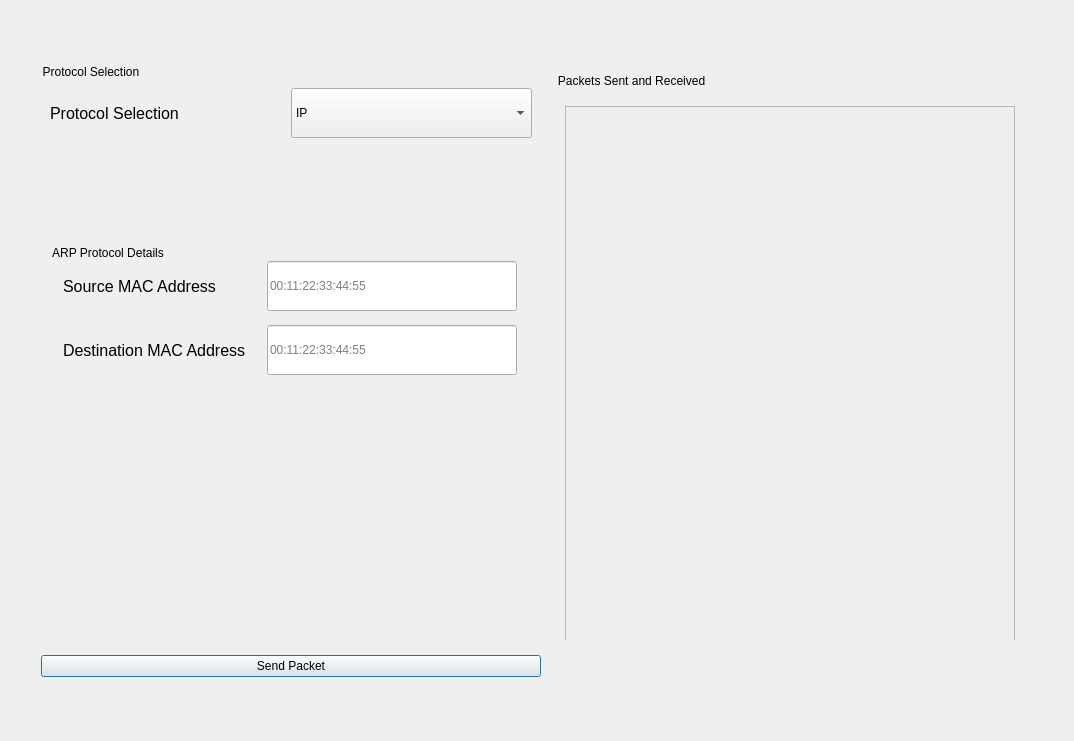
<?xml version="1.0" encoding="UTF-8"?>
<ui version="4.0">
 <class>Dialog</class>
 <widget class="QDialog" name="Dialog">
  <property name="geometry">
   <rect>
    <x>0</x>
    <y>0</y>
    <width>1074</width>
    <height>741</height>
   </rect>
  </property>
  <property name="windowTitle">
   <string>Dialog</string>
  </property>
  <layout class="QGridLayout" name="gridLayout_2">
   <item row="0" column="0">
    <widget class="QWidget" name="appContainer" native="true">
     <property name="maximumSize">
      <size>
       <width>1200</width>
       <height>800</height>
      </size>
     </property>
     <property name="styleSheet">
      <string notr="true">QWidget#appContainer {
	background-color: rgb(239, 239, 239);
}


QGroupBox {
 	border: none;
	font: 75 14pt &quot;MS Shell Dlg 2&quot;;
}

QPushButton {
	font: 75 14pt &quot;MS Shell Dlg 2&quot;;
}</string>
     </property>
     <layout class="QGridLayout" name="gridLayout">
      <property name="sizeConstraint">
       <enum>QLayout::SetFixedSize</enum>
      </property>
      <item row="2" column="0">
       <widget class="QPushButton" name="SendPacketButton">
        <property name="text">
         <string>Send Packet</string>
        </property>
       </widget>
      </item>
      <item row="0" column="0">
       <widget class="QGroupBox" name="ProtocolSelection">
        <property name="sizePolicy">
         <sizepolicy hsizetype="Minimum" vsizetype="Minimum">
          <horstretch>0</horstretch>
          <verstretch>0</verstretch>
         </sizepolicy>
        </property>
        <property name="minimumSize">
         <size>
          <width>0</width>
          <height>100</height>
         </size>
        </property>
        <property name="maximumSize">
         <size>
          <width>500</width>
          <height>100</height>
         </size>
        </property>
        <property name="styleSheet">
         <string notr="true"/>
        </property>
        <property name="title">
         <string>Protocol Selection</string>
        </property>
        <layout class="QVBoxLayout" name="verticalLayout_4">
         <property name="sizeConstraint">
          <enum>QLayout::SetMinimumSize</enum>
         </property>
         <item>
          <layout class="QHBoxLayout" name="ProtocolSelectionConctainer" stretch="0,0">
           <property name="spacing">
            <number>0</number>
           </property>
           <property name="sizeConstraint">
            <enum>QLayout::SetMinimumSize</enum>
           </property>
           <item>
            <widget class="QLabel" name="ProtocolSelectionLabel">
             <property name="sizePolicy">
              <sizepolicy hsizetype="Expanding" vsizetype="Preferred">
               <horstretch>0</horstretch>
               <verstretch>0</verstretch>
              </sizepolicy>
             </property>
             <property name="minimumSize">
              <size>
               <width>0</width>
               <height>0</height>
              </size>
             </property>
             <property name="maximumSize">
              <size>
               <width>500</width>
               <height>300</height>
              </size>
             </property>
             <property name="font">
              <font>
               <pointsize>12</pointsize>
              </font>
             </property>
             <property name="text">
              <string>Protocol Selection</string>
             </property>
            </widget>
           </item>
           <item>
            <widget class="QComboBox" name="ProtocolSelectionInput">
             <property name="sizePolicy">
              <sizepolicy hsizetype="Expanding" vsizetype="Expanding">
               <horstretch>0</horstretch>
               <verstretch>0</verstretch>
              </sizepolicy>
             </property>
             <property name="minimumSize">
              <size>
               <width>0</width>
               <height>50</height>
              </size>
             </property>
             <property name="maximumSize">
              <size>
               <width>250</width>
               <height>50</height>
              </size>
             </property>
             <item>
              <property name="text">
               <string>IP</string>
              </property>
             </item>
             <item>
              <property name="text">
               <string>DNS</string>
              </property>
             </item>
             <item>
              <property name="text">
               <string>ARP</string>
              </property>
             </item>
            </widget>
           </item>
          </layout>
         </item>
        </layout>
       </widget>
      </item>
      <item row="0" column="1" rowspan="2">
       <widget class="QStackedWidget" name="PacketResults">
        <property name="currentIndex">
         <number>0</number>
        </property>
        <widget class="QWidget" name="packet_results_page_1">
         <layout class="QVBoxLayout" name="verticalLayout_2">
          <item>
           <widget class="QGroupBox" name="packets_sent_container">
            <property name="sizePolicy">
             <sizepolicy hsizetype="Fixed" vsizetype="Fixed">
              <horstretch>0</horstretch>
              <verstretch>0</verstretch>
             </sizepolicy>
            </property>
            <property name="maximumSize">
             <size>
              <width>500</width>
              <height>600</height>
             </size>
            </property>
            <property name="title">
             <string>Packets Sent and Received</string>
            </property>
            <layout class="QVBoxLayout" name="verticalLayout_3">
             <item>
              <widget class="QScrollArea" name="scrollArea">
               <property name="sizePolicy">
                <sizepolicy hsizetype="Fixed" vsizetype="Fixed">
                 <horstretch>0</horstretch>
                 <verstretch>0</verstretch>
                </sizepolicy>
               </property>
               <property name="minimumSize">
                <size>
                 <width>450</width>
                 <height>550</height>
                </size>
               </property>
               <property name="maximumSize">
                <size>
                 <width>500</width>
                 <height>500</height>
                </size>
               </property>
               <property name="widgetResizable">
                <bool>true</bool>
               </property>
               <widget class="QWidget" name="scrollAreaWidgetContents">
                <property name="geometry">
                 <rect>
                  <x>0</x>
                  <y>0</y>
                  <width>480</width>
                  <height>548</height>
                 </rect>
                </property>
                <layout class="QVBoxLayout" name="verticalLayout_11">
                 <item>
                  <layout class="QVBoxLayout" name="packet_list"/>
                 </item>
                </layout>
               </widget>
              </widget>
             </item>
            </layout>
           </widget>
          </item>
         </layout>
        </widget>
       </widget>
      </item>
      <item row="1" column="0">
       <widget class="QStackedWidget" name="ProtocolsContainer">
        <property name="sizePolicy">
         <sizepolicy hsizetype="Fixed" vsizetype="Fixed">
          <horstretch>0</horstretch>
          <verstretch>0</verstretch>
         </sizepolicy>
        </property>
        <property name="minimumSize">
         <size>
          <width>500</width>
          <height>302</height>
         </size>
        </property>
        <property name="maximumSize">
         <size>
          <width>500</width>
          <height>500</height>
         </size>
        </property>
        <property name="currentIndex">
         <number>2</number>
        </property>
        <widget class="QWidget" name="page_2">
         <property name="maximumSize">
          <size>
           <width>500</width>
           <height>300</height>
          </size>
         </property>
         <layout class="QVBoxLayout" name="verticalLayout_7">
          <property name="sizeConstraint">
           <enum>QLayout::SetNoConstraint</enum>
          </property>
          <item>
           <widget class="QGroupBox" name="IPProtocolDetails">
            <property name="enabled">
             <bool>true</bool>
            </property>
            <property name="maximumSize">
             <size>
              <width>500</width>
              <height>500</height>
             </size>
            </property>
            <property name="acceptDrops">
             <bool>false</bool>
            </property>
            <property name="styleSheet">
             <string notr="true"/>
            </property>
            <property name="title">
             <string>IP Protocol Details</string>
            </property>
            <property name="alignment">
             <set>Qt::AlignLeading|Qt::AlignLeft|Qt::AlignTop</set>
            </property>
            <layout class="QVBoxLayout" name="verticalLayout_5">
             <property name="bottomMargin">
              <number>0</number>
             </property>
             <item>
              <layout class="QHBoxLayout" name="SourceMacAddressContainer_4" stretch="0,0">
               <property name="spacing">
                <number>0</number>
               </property>
               <property name="sizeConstraint">
                <enum>QLayout::SetNoConstraint</enum>
               </property>
               <property name="leftMargin">
                <number>0</number>
               </property>
               <item>
                <widget class="QLabel" name="SourceMacAddressLabel_4">
                 <property name="sizePolicy">
                  <sizepolicy hsizetype="Fixed" vsizetype="Fixed">
                   <horstretch>0</horstretch>
                   <verstretch>0</verstretch>
                  </sizepolicy>
                 </property>
                 <property name="minimumSize">
                  <size>
                   <width>0</width>
                   <height>100</height>
                  </size>
                 </property>
                 <property name="maximumSize">
                  <size>
                   <width>200</width>
                   <height>150</height>
                  </size>
                 </property>
                 <property name="font">
                  <font>
                   <pointsize>12</pointsize>
                  </font>
                 </property>
                 <property name="text">
                  <string>Source IP Address</string>
                 </property>
                </widget>
               </item>
               <item>
                <widget class="QLineEdit" name="SourceMacAddressInput_8">
                 <property name="sizePolicy">
                  <sizepolicy hsizetype="Fixed" vsizetype="Fixed">
                   <horstretch>0</horstretch>
                   <verstretch>0</verstretch>
                  </sizepolicy>
                 </property>
                 <property name="maximumSize">
                  <size>
                   <width>250</width>
                   <height>50</height>
                  </size>
                 </property>
                 <property name="text">
                  <string/>
                 </property>
                 <property name="placeholderText">
                  <string>00:11:22:33:44:55</string>
                 </property>
                 <property name="MAC_ADDRESS" stdset="0">
                  <bool>false</bool>
                 </property>
                 <property name="IP" stdset="0">
                  <bool>true</bool>
                 </property>
                </widget>
               </item>
              </layout>
             </item>
             <item>
              <layout class="QHBoxLayout" name="DestinationMacAddressContainer_4">
               <property name="spacing">
                <number>0</number>
               </property>
               <property name="sizeConstraint">
                <enum>QLayout::SetNoConstraint</enum>
               </property>
               <item>
                <widget class="QLabel" name="DestinationMacAddressLabel_4">
                 <property name="sizePolicy">
                  <sizepolicy hsizetype="Fixed" vsizetype="Fixed">
                   <horstretch>0</horstretch>
                   <verstretch>0</verstretch>
                  </sizepolicy>
                 </property>
                 <property name="minimumSize">
                  <size>
                   <width>200</width>
                   <height>0</height>
                  </size>
                 </property>
                 <property name="maximumSize">
                  <size>
                   <width>200</width>
                   <height>50</height>
                  </size>
                 </property>
                 <property name="font">
                  <font>
                   <pointsize>12</pointsize>
                  </font>
                 </property>
                 <property name="text">
                  <string>Destination IP Address</string>
                 </property>
                </widget>
               </item>
               <item>
                <widget class="QLineEdit" name="SourceMacAddressInput_9">
                 <property name="sizePolicy">
                  <sizepolicy hsizetype="Fixed" vsizetype="Fixed">
                   <horstretch>0</horstretch>
                   <verstretch>0</verstretch>
                  </sizepolicy>
                 </property>
                 <property name="minimumSize">
                  <size>
                   <width>200</width>
                   <height>50</height>
                  </size>
                 </property>
                 <property name="maximumSize">
                  <size>
                   <width>250</width>
                   <height>50</height>
                  </size>
                 </property>
                 <property name="text">
                  <string/>
                 </property>
                 <property name="alignment">
                  <set>Qt::AlignLeading|Qt::AlignLeft|Qt::AlignVCenter</set>
                 </property>
                 <property name="placeholderText">
                  <string/>
                 </property>
                 <property name="MAC_ADDRESS" stdset="0">
                  <bool>false</bool>
                 </property>
                 <property name="IP" stdset="0">
                  <bool>true</bool>
                 </property>
                </widget>
               </item>
              </layout>
             </item>
             <item>
              <layout class="QHBoxLayout" name="PayloadContainer_5">
               <property name="spacing">
                <number>0</number>
               </property>
               <property name="sizeConstraint">
                <enum>QLayout::SetNoConstraint</enum>
               </property>
               <item>
                <widget class="QLabel" name="PayloadLabel_5">
                 <property name="sizePolicy">
                  <sizepolicy hsizetype="Fixed" vsizetype="Fixed">
                   <horstretch>0</horstretch>
                   <verstretch>0</verstretch>
                  </sizepolicy>
                 </property>
                 <property name="minimumSize">
                  <size>
                   <width>200</width>
                   <height>0</height>
                  </size>
                 </property>
                 <property name="maximumSize">
                  <size>
                   <width>200</width>
                   <height>50</height>
                  </size>
                 </property>
                 <property name="font">
                  <font>
                   <pointsize>12</pointsize>
                  </font>
                 </property>
                 <property name="text">
                  <string>Payload</string>
                 </property>
                </widget>
               </item>
               <item>
                <widget class="QLineEdit" name="PayloadInput_5">
                 <property name="sizePolicy">
                  <sizepolicy hsizetype="Fixed" vsizetype="Fixed">
                   <horstretch>0</horstretch>
                   <verstretch>0</verstretch>
                  </sizepolicy>
                 </property>
                 <property name="minimumSize">
                  <size>
                   <width>250</width>
                   <height>50</height>
                  </size>
                 </property>
                 <property name="maximumSize">
                  <size>
                   <width>200</width>
                   <height>50</height>
                  </size>
                 </property>
                 <property name="text">
                  <string/>
                 </property>
                 <property name="placeholderText">
                  <string>Payload</string>
                 </property>
                </widget>
               </item>
              </layout>
             </item>
            </layout>
           </widget>
          </item>
         </layout>
        </widget>
        <widget class="QWidget" name="page_1">
         <property name="sizePolicy">
          <sizepolicy hsizetype="Fixed" vsizetype="Fixed">
           <horstretch>0</horstretch>
           <verstretch>0</verstretch>
          </sizepolicy>
         </property>
         <property name="maximumSize">
          <size>
           <width>500</width>
           <height>300</height>
          </size>
         </property>
         <layout class="QVBoxLayout" name="verticalLayout_8">
          <property name="spacing">
           <number>6</number>
          </property>
          <property name="sizeConstraint">
           <enum>QLayout::SetNoConstraint</enum>
          </property>
          <item>
           <widget class="QGroupBox" name="IPProtocolDetails_2">
            <property name="enabled">
             <bool>true</bool>
            </property>
            <property name="sizePolicy">
             <sizepolicy hsizetype="Fixed" vsizetype="Fixed">
              <horstretch>0</horstretch>
              <verstretch>0</verstretch>
             </sizepolicy>
            </property>
            <property name="minimumSize">
             <size>
              <width>0</width>
              <height>100</height>
             </size>
            </property>
            <property name="maximumSize">
             <size>
              <width>500</width>
              <height>500</height>
             </size>
            </property>
            <property name="acceptDrops">
             <bool>false</bool>
            </property>
            <property name="styleSheet">
             <string notr="true"/>
            </property>
            <property name="title">
             <string>DNS Protocol Details</string>
            </property>
            <property name="alignment">
             <set>Qt::AlignLeading|Qt::AlignLeft|Qt::AlignTop</set>
            </property>
            <layout class="QVBoxLayout" name="verticalLayout_6">
             <item>
              <layout class="QHBoxLayout" name="SourceMacAddressContainer_5" stretch="0,0">
               <property name="spacing">
                <number>0</number>
               </property>
               <property name="sizeConstraint">
                <enum>QLayout::SetNoConstraint</enum>
               </property>
               <property name="leftMargin">
                <number>0</number>
               </property>
               <property name="bottomMargin">
                <number>9</number>
               </property>
               <item>
                <widget class="QLabel" name="SourceMacAddressLabel_5">
                 <property name="sizePolicy">
                  <sizepolicy hsizetype="Expanding" vsizetype="Preferred">
                   <horstretch>0</horstretch>
                   <verstretch>0</verstretch>
                  </sizepolicy>
                 </property>
                 <property name="minimumSize">
                  <size>
                   <width>200</width>
                   <height>50</height>
                  </size>
                 </property>
                 <property name="maximumSize">
                  <size>
                   <width>200</width>
                   <height>50</height>
                  </size>
                 </property>
                 <property name="font">
                  <font>
                   <pointsize>12</pointsize>
                  </font>
                 </property>
                 <property name="text">
                  <string>Source MAC Address</string>
                 </property>
                </widget>
               </item>
               <item>
                <widget class="QLineEdit" name="SourceMacAddressInput_10">
                 <property name="sizePolicy">
                  <sizepolicy hsizetype="Expanding" vsizetype="Expanding">
                   <horstretch>0</horstretch>
                   <verstretch>0</verstretch>
                  </sizepolicy>
                 </property>
                 <property name="minimumSize">
                  <size>
                   <width>250</width>
                   <height>50</height>
                  </size>
                 </property>
                 <property name="maximumSize">
                  <size>
                   <width>250</width>
                   <height>50</height>
                  </size>
                 </property>
                 <property name="text">
                  <string/>
                 </property>
                 <property name="placeholderText">
                  <string>00:11:22:33:44:55</string>
                 </property>
                 <property name="MAC_ADDRESS" stdset="0">
                  <bool>true</bool>
                 </property>
                </widget>
               </item>
              </layout>
             </item>
             <item>
              <layout class="QHBoxLayout" name="DestinationMacAddressContainer_5">
               <property name="spacing">
                <number>0</number>
               </property>
               <property name="sizeConstraint">
                <enum>QLayout::SetNoConstraint</enum>
               </property>
               <item>
                <widget class="QLabel" name="DestinationMacAddressLabel_5">
                 <property name="sizePolicy">
                  <sizepolicy hsizetype="Expanding" vsizetype="Preferred">
                   <horstretch>0</horstretch>
                   <verstretch>0</verstretch>
                  </sizepolicy>
                 </property>
                 <property name="minimumSize">
                  <size>
                   <width>200</width>
                   <height>50</height>
                  </size>
                 </property>
                 <property name="maximumSize">
                  <size>
                   <width>200</width>
                   <height>50</height>
                  </size>
                 </property>
                 <property name="font">
                  <font>
                   <pointsize>12</pointsize>
                  </font>
                 </property>
                 <property name="text">
                  <string>Destination MAC Address</string>
                 </property>
                </widget>
               </item>
               <item>
                <widget class="QLineEdit" name="SourceMacAddressInput_11">
                 <property name="sizePolicy">
                  <sizepolicy hsizetype="Expanding" vsizetype="Expanding">
                   <horstretch>0</horstretch>
                   <verstretch>0</verstretch>
                  </sizepolicy>
                 </property>
                 <property name="minimumSize">
                  <size>
                   <width>200</width>
                   <height>50</height>
                  </size>
                 </property>
                 <property name="maximumSize">
                  <size>
                   <width>250</width>
                   <height>50</height>
                  </size>
                 </property>
                 <property name="text">
                  <string/>
                 </property>
                 <property name="placeholderText">
                  <string>00:11:22:33:44:55</string>
                 </property>
                 <property name="MAC_ADDRESS" stdset="0">
                  <bool>true</bool>
                 </property>
                </widget>
               </item>
              </layout>
             </item>
            </layout>
           </widget>
          </item>
         </layout>
        </widget>
        <widget class="QWidget" name="page">
         <property name="sizePolicy">
          <sizepolicy hsizetype="Minimum" vsizetype="Minimum">
           <horstretch>0</horstretch>
           <verstretch>0</verstretch>
          </sizepolicy>
         </property>
         <property name="minimumSize">
          <size>
           <width>0</width>
           <height>100</height>
          </size>
         </property>
         <property name="maximumSize">
          <size>
           <width>500</width>
           <height>300</height>
          </size>
         </property>
         <layout class="QVBoxLayout" name="verticalLayout_10">
          <property name="sizeConstraint">
           <enum>QLayout::SetNoConstraint</enum>
          </property>
          <item>
           <widget class="QGroupBox" name="ARPProtocolDetails">
            <property name="enabled">
             <bool>true</bool>
            </property>
            <property name="sizePolicy">
             <sizepolicy hsizetype="Minimum" vsizetype="Minimum">
              <horstretch>0</horstretch>
              <verstretch>0</verstretch>
             </sizepolicy>
            </property>
            <property name="minimumSize">
             <size>
              <width>0</width>
              <height>100</height>
             </size>
            </property>
            <property name="maximumSize">
             <size>
              <width>500</width>
              <height>150</height>
             </size>
            </property>
            <property name="acceptDrops">
             <bool>false</bool>
            </property>
            <property name="styleSheet">
             <string notr="true"/>
            </property>
            <property name="title">
             <string>ARP Protocol Details</string>
            </property>
            <property name="alignment">
             <set>Qt::AlignLeading|Qt::AlignLeft|Qt::AlignTop</set>
            </property>
            <layout class="QVBoxLayout" name="verticalLayout_9">
             <item>
              <layout class="QHBoxLayout" name="SourceMacAddressContainer_7" stretch="0,0">
               <property name="spacing">
                <number>0</number>
               </property>
               <property name="sizeConstraint">
                <enum>QLayout::SetNoConstraint</enum>
               </property>
               <property name="leftMargin">
                <number>0</number>
               </property>
               <item>
                <widget class="QLabel" name="SourceMacAddressLabel_7">
                 <property name="sizePolicy">
                  <sizepolicy hsizetype="Fixed" vsizetype="Fixed">
                   <horstretch>0</horstretch>
                   <verstretch>0</verstretch>
                  </sizepolicy>
                 </property>
                 <property name="maximumSize">
                  <size>
                   <width>200</width>
                   <height>50</height>
                  </size>
                 </property>
                 <property name="font">
                  <font>
                   <pointsize>12</pointsize>
                  </font>
                 </property>
                 <property name="text">
                  <string>Source MAC Address</string>
                 </property>
                </widget>
               </item>
               <item>
                <widget class="QLineEdit" name="SourceMacAddressInput_12">
                 <property name="sizePolicy">
                  <sizepolicy hsizetype="Fixed" vsizetype="Fixed">
                   <horstretch>0</horstretch>
                   <verstretch>0</verstretch>
                  </sizepolicy>
                 </property>
                 <property name="minimumSize">
                  <size>
                   <width>200</width>
                   <height>50</height>
                  </size>
                 </property>
                 <property name="maximumSize">
                  <size>
                   <width>250</width>
                   <height>50</height>
                  </size>
                 </property>
                 <property name="text">
                  <string/>
                 </property>
                 <property name="placeholderText">
                  <string>00:11:22:33:44:55</string>
                 </property>
                 <property name="MAC_ADDRESS" stdset="0">
                  <bool>true</bool>
                 </property>
                </widget>
               </item>
              </layout>
             </item>
             <item>
              <layout class="QHBoxLayout" name="DestinationMacAddressContainer_7">
               <property name="spacing">
                <number>0</number>
               </property>
               <property name="sizeConstraint">
                <enum>QLayout::SetNoConstraint</enum>
               </property>
               <item>
                <widget class="QLabel" name="DestinationMacAddressLabel_7">
                 <property name="sizePolicy">
                  <sizepolicy hsizetype="Expanding" vsizetype="Preferred">
                   <horstretch>0</horstretch>
                   <verstretch>0</verstretch>
                  </sizepolicy>
                 </property>
                 <property name="maximumSize">
                  <size>
                   <width>200</width>
                   <height>50</height>
                  </size>
                 </property>
                 <property name="font">
                  <font>
                   <pointsize>12</pointsize>
                  </font>
                 </property>
                 <property name="text">
                  <string>Destination MAC Address</string>
                 </property>
                </widget>
               </item>
               <item>
                <widget class="QLineEdit" name="SourceMacAddressInput_13">
                 <property name="sizePolicy">
                  <sizepolicy hsizetype="Fixed" vsizetype="Fixed">
                   <horstretch>0</horstretch>
                   <verstretch>0</verstretch>
                  </sizepolicy>
                 </property>
                 <property name="minimumSize">
                  <size>
                   <width>200</width>
                   <height>50</height>
                  </size>
                 </property>
                 <property name="maximumSize">
                  <size>
                   <width>250</width>
                   <height>50</height>
                  </size>
                 </property>
                 <property name="text">
                  <string/>
                 </property>
                 <property name="placeholderText">
                  <string>00:11:22:33:44:55</string>
                 </property>
                 <property name="MAC_ADDRESS" stdset="0">
                  <bool>true</bool>
                 </property>
                </widget>
               </item>
              </layout>
             </item>
            </layout>
           </widget>
          </item>
         </layout>
        </widget>
       </widget>
      </item>
     </layout>
    </widget>
   </item>
  </layout>
 </widget>
 <resources/>
 <connections/>
</ui>
